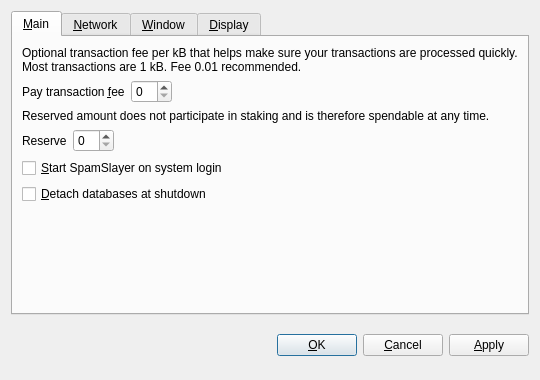
<?xml version="1.0" encoding="UTF-8"?>
<ui version="4.0">
 <class>OptionsDialog</class>
 <widget class="QDialog" name="OptionsDialog">
  <property name="geometry">
   <rect>
    <x>0</x>
    <y>0</y>
    <width>540</width>
    <height>380</height>
   </rect>
  </property>
  <property name="windowTitle">
   <string>Options</string>
  </property>
  <property name="modal">
   <bool>true</bool>
  </property>
  <layout class="QVBoxLayout" name="verticalLayout">
   <item>
    <widget class="QTabWidget" name="tabWidget">
     <property name="tabPosition">
      <enum>QTabWidget::North</enum>
     </property>
     <property name="currentIndex">
      <number>0</number>
     </property>
     <widget class="QWidget" name="tabMain">
      <attribute name="title">
       <string>&amp;Main</string>
      </attribute>
      <layout class="QVBoxLayout" name="verticalLayout_Main">
       <item>
        <widget class="QLabel" name="transactionFeeInfoLabel">
         <property name="text">
          <string>Optional transaction fee per kB that helps make sure your transactions are processed quickly. Most transactions are 1 kB. Fee 0.01 recommended.</string>
         </property>
         <property name="textFormat">
          <enum>Qt::PlainText</enum>
         </property>
         <property name="wordWrap">
          <bool>true</bool>
         </property>
        </widget>
       </item>
       <item>
        <layout class="QHBoxLayout" name="horizontalLayoutFee">
         <item>
          <widget class="QLabel" name="transactionFeeLabel">
           <property name="text">
            <string>Pay transaction &amp;fee</string>
           </property>
           <property name="textFormat">
            <enum>Qt::PlainText</enum>
           </property>
           <property name="buddy">
            <cstring>transactionFee</cstring>
           </property>
          </widget>
         </item>
         <item>
          <widget class="BitcoinAmountField" name="transactionFee"/>
         </item>
         <item>
          <spacer name="horizontalSpacerFee">
           <property name="orientation">
            <enum>Qt::Horizontal</enum>
           </property>
           <property name="sizeHint" stdset="0">
            <size>
             <width>40</width>
             <height>20</height>
            </size>
           </property>
          </spacer>
         </item>
        </layout>
       </item>
       <item>
        <widget class="QLabel" name="reserveBalanceInfoLabel">
         <property name="text">
          <string>Reserved amount does not participate in staking and is therefore spendable at any time.</string>
         </property>
         <property name="textFormat">
          <enum>Qt::PlainText</enum>
         </property>
         <property name="wordWrap">
          <bool>true</bool>
         </property>
        </widget>
       </item>
       <item>
        <layout class="QHBoxLayout" name="horizontalLayoutReserveBalance">
         <item>
          <widget class="QLabel" name="reserveBalanceLabel">
           <property name="text">
            <string>Reserve</string>
           </property>
           <property name="textFormat">
            <enum>Qt::PlainText</enum>
           </property>
           <property name="buddy">
            <cstring>reserveBalance</cstring>
           </property>
          </widget>
         </item>
         <item>
          <widget class="BitcoinAmountField" name="reserveBalance"/>
         </item>
         <item>
          <spacer name="horizontalSpacerReserveBalance">
           <property name="orientation">
            <enum>Qt::Horizontal</enum>
           </property>
           <property name="sizeHint" stdset="0">
            <size>
             <width>40</width>
             <height>20</height>
            </size>
           </property>
          </spacer>
         </item>
        </layout>
       </item>
       <item>
        <widget class="QCheckBox" name="bitcoinAtStartup">
         <property name="toolTip">
          <string>Automatically start SpamSlayer after logging in to the system.</string>
         </property>
         <property name="text">
          <string>&amp;Start SpamSlayer on system login</string>
         </property>
        </widget>
       </item>
       <item>
        <widget class="QCheckBox" name="detachDatabases">
         <property name="toolTip">
          <string>Detach block and address databases at shutdown. This means they can be moved to another data directory, but it slows down shutdown. The wallet is always detached.</string>
         </property>
         <property name="text">
          <string>&amp;Detach databases at shutdown</string>
         </property>
        </widget>
       </item>
       <item>
        <spacer name="verticalSpacer_Main">
         <property name="orientation">
          <enum>Qt::Vertical</enum>
         </property>
         <property name="sizeHint" stdset="0">
          <size>
           <width>20</width>
           <height>40</height>
          </size>
         </property>
        </spacer>
       </item>
      </layout>
     </widget>
     <widget class="QWidget" name="tabNetwork">
      <attribute name="title">
       <string>&amp;Network</string>
      </attribute>
      <layout class="QVBoxLayout" name="verticalLayout_Network">
       <item>
        <widget class="QCheckBox" name="mapPortUpnp">
         <property name="toolTip">
          <string>Automatically open the SpamSlayer client port on the router. This only works when your router supports UPnP and it is enabled.</string>
         </property>
         <property name="text">
          <string>Map port using &amp;UPnP</string>
         </property>
        </widget>
       </item>
       <item>
        <widget class="QCheckBox" name="connectSocks">
         <property name="toolTip">
          <string>Connect to the SpamSlayer network through a SOCKS proxy (e.g. when connecting through Tor).</string>
         </property>
         <property name="text">
          <string>&amp;Connect through SOCKS proxy:</string>
         </property>
        </widget>
       </item>
       <item>
        <layout class="QHBoxLayout" name="horizontalLayout_Network">
         <item>
          <widget class="QLabel" name="proxyIpLabel">
           <property name="text">
            <string>Proxy &amp;IP:</string>
           </property>
           <property name="textFormat">
            <enum>Qt::PlainText</enum>
           </property>
           <property name="buddy">
            <cstring>proxyIp</cstring>
           </property>
          </widget>
         </item>
         <item>
          <widget class="QValidatedLineEdit" name="proxyIp">
           <property name="maximumSize">
            <size>
             <width>140</width>
             <height>16777215</height>
            </size>
           </property>
           <property name="toolTip">
            <string>IP address of the proxy (e.g. 127.0.0.1)</string>
           </property>
          </widget>
         </item>
         <item>
          <widget class="QLabel" name="proxyPortLabel">
           <property name="text">
            <string>&amp;Port:</string>
           </property>
           <property name="textFormat">
            <enum>Qt::PlainText</enum>
           </property>
           <property name="buddy">
            <cstring>proxyPort</cstring>
           </property>
          </widget>
         </item>
         <item>
          <widget class="QLineEdit" name="proxyPort">
           <property name="maximumSize">
            <size>
             <width>55</width>
             <height>16777215</height>
            </size>
           </property>
           <property name="toolTip">
            <string>Port of the proxy (e.g. 9050)</string>
           </property>
          </widget>
         </item>
         <item>
          <widget class="QLabel" name="socksVersionLabel">
           <property name="text">
            <string>SOCKS &amp;Version:</string>
           </property>
           <property name="textFormat">
            <enum>Qt::PlainText</enum>
           </property>
           <property name="buddy">
            <cstring>socksVersion</cstring>
           </property>
          </widget>
         </item>
         <item>
          <widget class="QValueComboBox" name="socksVersion">
           <property name="toolTip">
            <string>SOCKS version of the proxy (e.g. 5)</string>
           </property>
          </widget>
         </item>
         <item>
          <spacer name="horizontalSpacer_Network">
           <property name="orientation">
            <enum>Qt::Horizontal</enum>
           </property>
           <property name="sizeHint" stdset="0">
            <size>
             <width>40</width>
             <height>20</height>
            </size>
           </property>
          </spacer>
         </item>
        </layout>
       </item>
       <item>
        <spacer name="verticalSpacer_Network">
         <property name="orientation">
          <enum>Qt::Vertical</enum>
         </property>
         <property name="sizeHint" stdset="0">
          <size>
           <width>20</width>
           <height>40</height>
          </size>
         </property>
        </spacer>
       </item>
      </layout>
     </widget>
     <widget class="QWidget" name="tabWindow">
      <attribute name="title">
       <string>&amp;Window</string>
      </attribute>
      <layout class="QVBoxLayout" name="verticalLayout_Window">
       <item>
        <widget class="QCheckBox" name="minimizeToTray">
         <property name="toolTip">
          <string>Show only a tray icon after minimizing the window.</string>
         </property>
         <property name="text">
          <string>&amp;Minimize to the tray instead of the taskbar</string>
         </property>
        </widget>
       </item>
       <item>
        <widget class="QCheckBox" name="minimizeOnClose">
         <property name="toolTip">
          <string>Minimize instead of exit the application when the window is closed. When this option is enabled, the application will be closed only after selecting Quit in the menu.</string>
         </property>
         <property name="text">
          <string>M&amp;inimize on close</string>
         </property>
        </widget>
       </item>
       <item>
        <spacer name="verticalSpacer_Window">
         <property name="orientation">
          <enum>Qt::Vertical</enum>
         </property>
         <property name="sizeHint" stdset="0">
          <size>
           <width>20</width>
           <height>40</height>
          </size>
         </property>
        </spacer>
       </item>
      </layout>
     </widget>
     <widget class="QWidget" name="tabDisplay">
      <attribute name="title">
       <string>&amp;Display</string>
      </attribute>
      <layout class="QVBoxLayout" name="verticalLayout_Display">
       <item>
        <layout class="QHBoxLayout" name="horizontalLayout_1_Display">
         <item>
          <widget class="QLabel" name="langLabel">
           <property name="text">
            <string>User Interface &amp;language:</string>
           </property>
           <property name="textFormat">
            <enum>Qt::PlainText</enum>
           </property>
           <property name="buddy">
            <cstring>lang</cstring>
           </property>
          </widget>
         </item>
         <item>
          <widget class="QValueComboBox" name="lang">
           <property name="toolTip">
            <string>The user interface language can be set here. This setting will take effect after restarting SpamSlayer.</string>
           </property>
          </widget>
         </item>
        </layout>
       </item>
       <item>
        <layout class="QHBoxLayout" name="horizontalLayout_2_Display">
         <item>
          <widget class="QLabel" name="unitLabel">
           <property name="text">
            <string>&amp;Unit to show amounts in:</string>
           </property>
           <property name="textFormat">
            <enum>Qt::PlainText</enum>
           </property>
           <property name="buddy">
            <cstring>unit</cstring>
           </property>
          </widget>
         </item>
         <item>
          <widget class="QValueComboBox" name="unit">
           <property name="toolTip">
            <string>Choose the default subdivision unit to show in the interface and when sending coins.</string>
           </property>
          </widget>
         </item>
        </layout>
       </item>
       <item>
        <widget class="QCheckBox" name="displayAddresses">
         <property name="toolTip">
          <string>Whether to show SpamSlayer addresses in the transaction list or not.</string>
         </property>
         <property name="text">
          <string>&amp;Display addresses in transaction list</string>
         </property>
        </widget>
       </item>
       <item>
        <widget class="QCheckBox" name="coinControlFeatures">
         <property name="toolTip">
          <string>Whether to show coin control features or not.</string>
         </property>
         <property name="text">
          <string>Display coin &amp;control features (experts only!)</string>
         </property>
        </widget>
       </item>
       <item>
        <spacer name="verticalSpacer_Display">
         <property name="orientation">
          <enum>Qt::Vertical</enum>
         </property>
         <property name="sizeHint" stdset="0">
          <size>
           <width>20</width>
           <height>40</height>
          </size>
         </property>
        </spacer>
       </item>
      </layout>
     </widget>
    </widget>
   </item>
   <item>
    <layout class="QHBoxLayout" name="horizontalLayout_Buttons">
     <item>
      <spacer name="horizontalSpacer_1">
       <property name="orientation">
        <enum>Qt::Horizontal</enum>
       </property>
       <property name="sizeHint" stdset="0">
        <size>
         <width>40</width>
         <height>48</height>
        </size>
       </property>
      </spacer>
     </item>
     <item>
      <widget class="QLabel" name="statusLabel">
       <property name="font">
        <font>
         <weight>75</weight>
         <bold>true</bold>
        </font>
       </property>
       <property name="text">
        <string/>
       </property>
       <property name="textFormat">
        <enum>Qt::PlainText</enum>
       </property>
       <property name="wordWrap">
        <bool>true</bool>
       </property>
      </widget>
     </item>
     <item>
      <spacer name="horizontalSpacer_2">
       <property name="orientation">
        <enum>Qt::Horizontal</enum>
       </property>
       <property name="sizeHint" stdset="0">
        <size>
         <width>40</width>
         <height>48</height>
        </size>
       </property>
      </spacer>
     </item>
     <item>
      <widget class="QPushButton" name="okButton">
       <property name="text">
        <string>&amp;OK</string>
       </property>
      </widget>
     </item>
     <item>
      <widget class="QPushButton" name="cancelButton">
       <property name="text">
        <string>&amp;Cancel</string>
       </property>
       <property name="autoDefault">
        <bool>false</bool>
       </property>
      </widget>
     </item>
     <item>
      <widget class="QPushButton" name="applyButton">
       <property name="text">
        <string>&amp;Apply</string>
       </property>
       <property name="autoDefault">
        <bool>false</bool>
       </property>
      </widget>
     </item>
    </layout>
   </item>
  </layout>
 </widget>
 <customwidgets>
  <customwidget>
   <class>BitcoinAmountField</class>
   <extends>QSpinBox</extends>
   <header>bitcoinamountfield.h</header>
  </customwidget>
  <customwidget>
   <class>QValueComboBox</class>
   <extends>QComboBox</extends>
   <header>qvaluecombobox.h</header>
  </customwidget>
  <customwidget>
   <class>QValidatedLineEdit</class>
   <extends>QLineEdit</extends>
   <header>qvalidatedlineedit.h</header>
  </customwidget>
 </customwidgets>
 <resources/>
 <connections/>
</ui>
